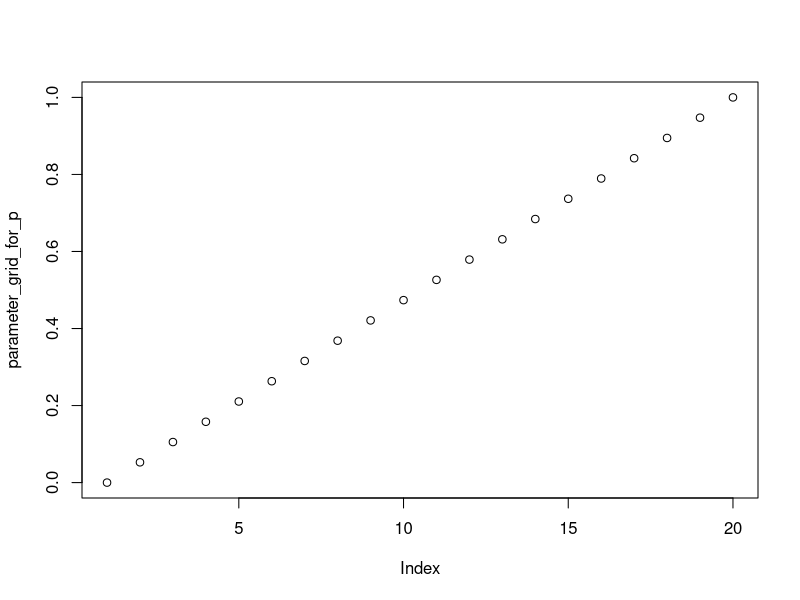
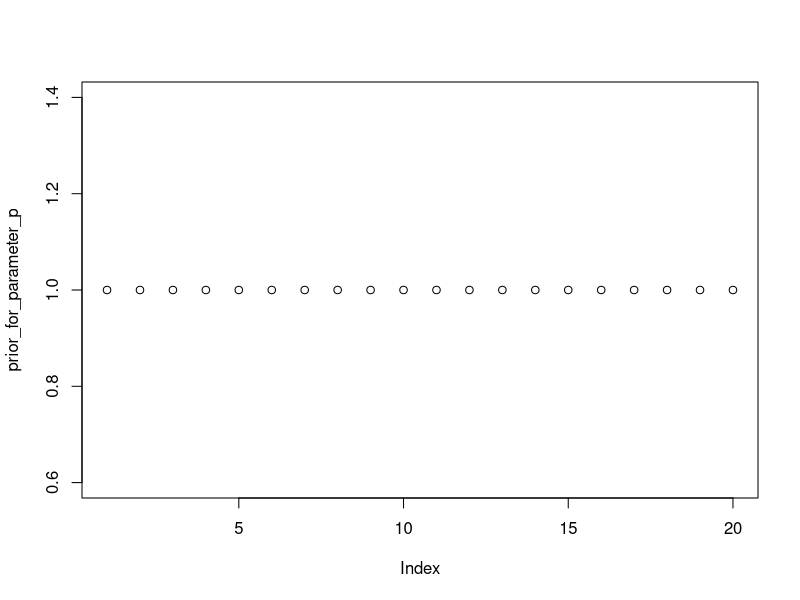
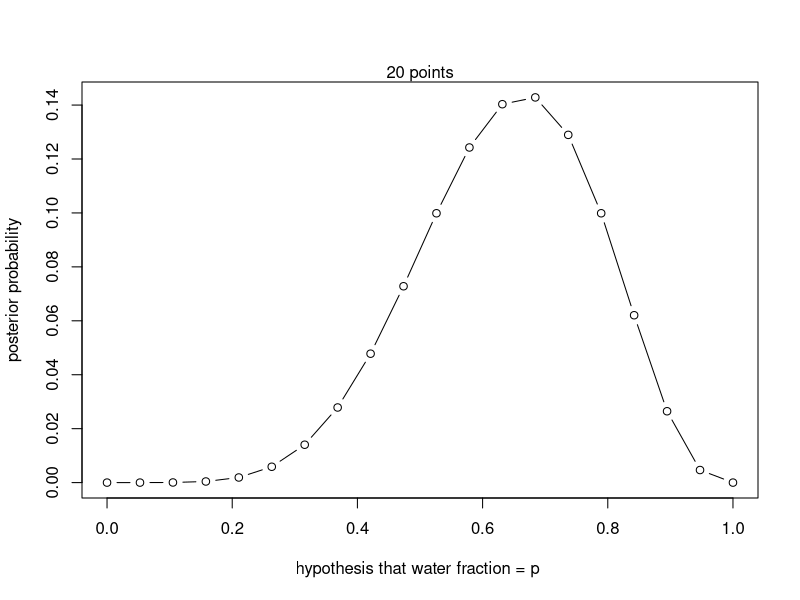
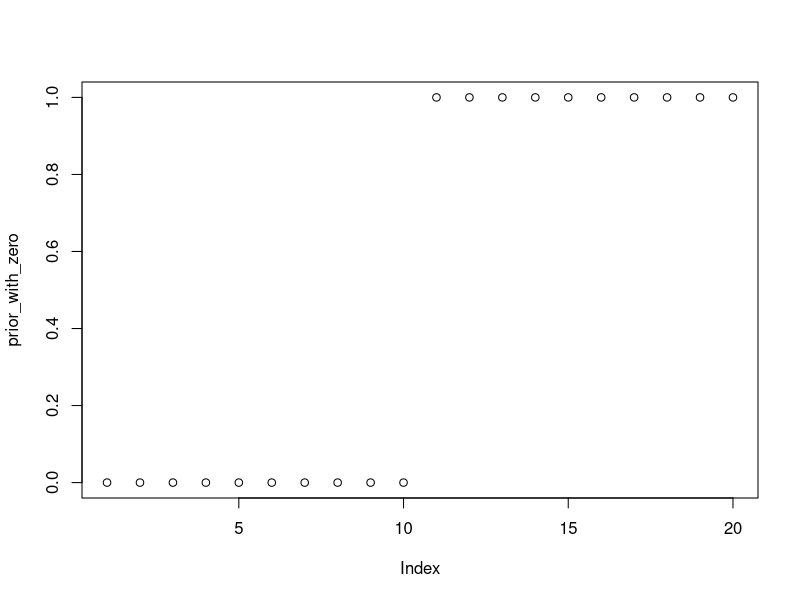
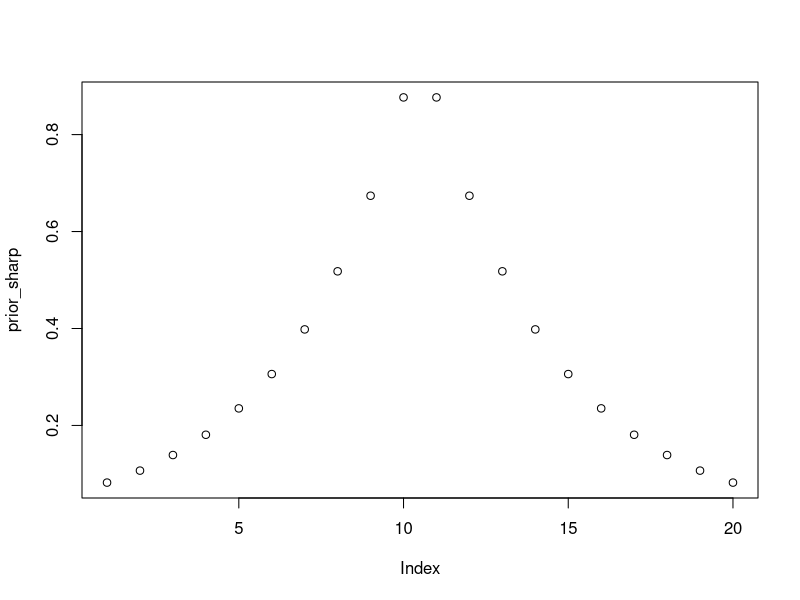
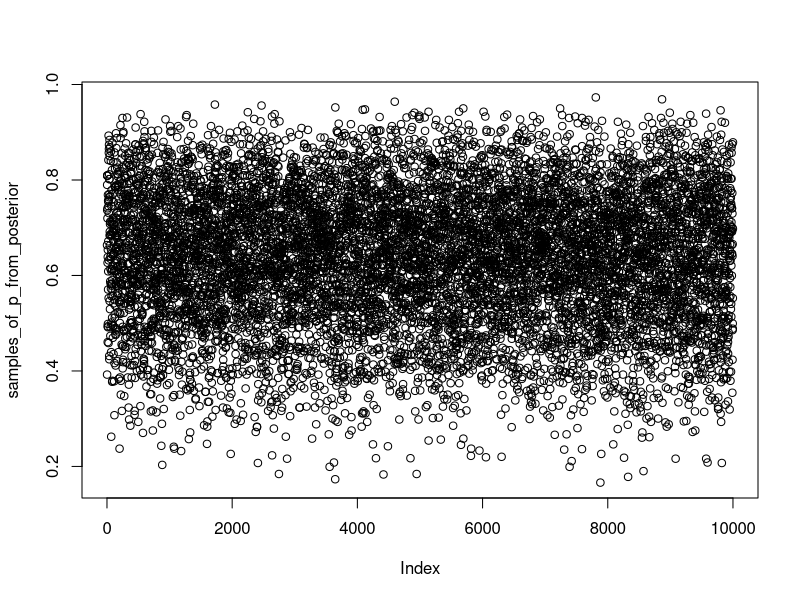
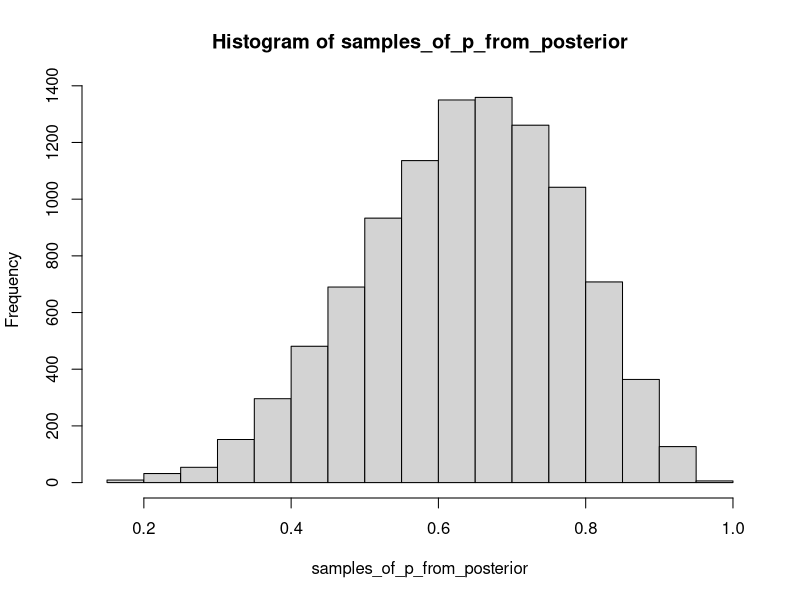
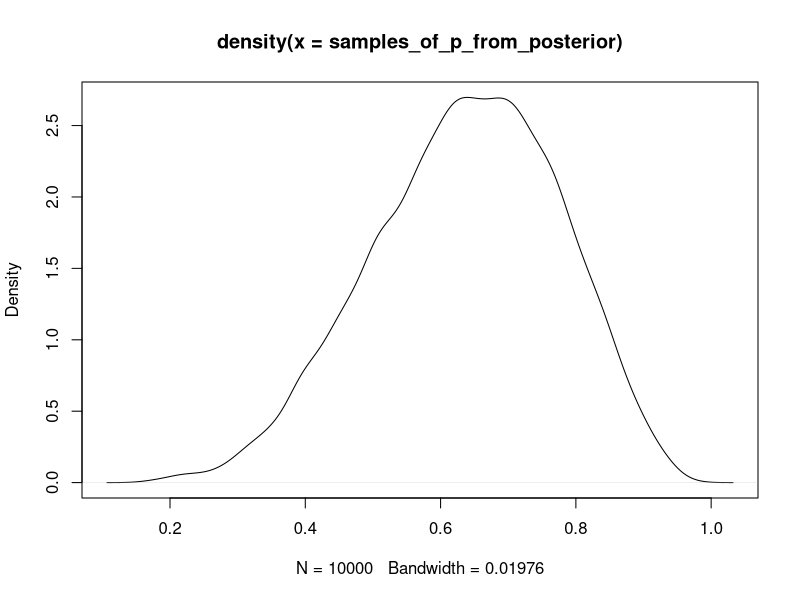

The R script that drew these images, in order:
## ---- chunk 1
knitr::opts_chunk$set(echo = TRUE)
## ---- chunk 2
# define grid
size_of_grid = 20

lowest_value_of_p = 0
highest_value_of_p = 1

#which index is which value for p? 
#like a lookup table for p
parameter_grid_for_p <- seq( from=lowest_value_of_p , to=highest_value_of_p , length.out=size_of_grid )
plot(parameter_grid_for_p)
## ---- chunk 3
prior_for_parameter_p <- rep( 1 , 20 )
plot(prior_for_parameter_p)

# we'll just call it prior for short
prior <- prior_for_parameter_p

# compute likelihood at each value in grid
# this is p( data | hypothesis)
# our only data observation is 9 tosses and getting 6 water results
# that's where 6 and 9 come from below. look at the dbinom documentation
# this R syntax is like making a new array and looping over parameter_grid_for_p
#    like [dbinom(6,size=9, prob=p) for each p in parameter_grid_for_p]
likelihood <- dbinom( 6 , size=9 , prob=parameter_grid_for_p )

# compute product of likelihood and prior
unstd.posterior <- likelihood * prior

## ---- chunk 4
sum(unstd.posterior)
# standardize the posterior, so it sums to 1
posterior <- unstd.posterior / sum(unstd.posterior)

(sum(posterior))
## R code 2.4
plot( parameter_grid_for_p , posterior , type="b" ,
    xlab="hypothesis that water fraction = p " , ylab="posterior probability" )
mtext( "20 points" )


## ---- chunk 5

prior_with_zero <- ifelse( parameter_grid_for_p < 0.5 , 0 , 1 )
plot(prior_with_zero)
prior_sharp <- exp( -5*abs( parameter_grid_for_p - 0.5 ) )
plot(prior_sharp)
# try the same inferences above using these. we'll increase the grid size to make the approximation better
# plot the resulting probability distribution

## R code 3.2
parameter_grid_for_p <- seq( from=0 , to=1 , length.out=1000 )
prior <- rep( 1 , 1000 )
likelihood <- dbinom( 6 , size=9 , prob=parameter_grid_for_p )
posterior <- likelihood * prior
posterior <- posterior / sum(posterior) # this standardizes the posterior


## ---- chunk 6
## R code 3.3
samples_of_p_from_posterior <- sample( parameter_grid_for_p , prob=posterior , size=10000 , replace=TRUE )

## R code 3.4
plot( samples_of_p_from_posterior )
hist(samples_of_p_from_posterior)
plot(density(samples_of_p_from_posterior))

